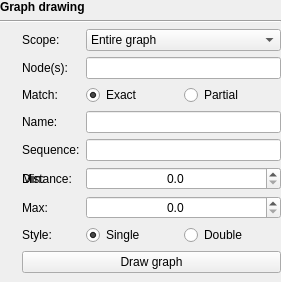
         <widget class="QWidget" name="graphDrawingWidget" native="true">
          <property name="enabled">
           <bool>true</bool>
          </property>
          <layout class="QVBoxLayout" name="verticalLayout_2">
           <property name="leftMargin">
            <number>0</number>
           </property>
           <property name="topMargin">
            <number>0</number>
           </property>
           <property name="rightMargin">
            <number>0</number>
           </property>
           <property name="bottomMargin">
            <number>0</number>
           </property>
           <item>
            <widget class="QLabel" name="label_5">
             <property name="font">
              <font>
               <bold>true</bold>
              </font>
             </property>
             <property name="text">
              <string>Graph drawing</string>
             </property>
            </widget>
           </item>
           <item>
            <widget class="Line" name="line">
             <property name="orientation">
              <enum>Qt::Horizontal</enum>
             </property>
            </widget>
           </item>
           <item>
            <widget class="QWidget" name="graphDrawingWidget_2" native="true">
             <layout class="QGridLayout" name="graphDrawingGridLayout">
              <property name="leftMargin">
               <number>0</number>
              </property>
              <property name="topMargin">
               <number>0</number>
              </property>
              <property name="rightMargin">
               <number>0</number>
              </property>
              <item row="2" column="0">
               <widget class="InfoTextWidget" name="startingNodesMatchTypeInfoText" native="true">
                <property name="enabled">
                 <bool>true</bool>
                </property>
                <property name="sizePolicy">
                 <sizepolicy hsizetype="Fixed" vsizetype="Fixed">
                  <horstretch>0</horstretch>
                  <verstretch>0</verstretch>
                 </sizepolicy>
                </property>
                <property name="minimumSize">
                 <size>
                  <width>16</width>
                  <height>16</height>
                 </size>
                </property>
                <property name="toolTip">
                 <string>When 'Exact' match is used, the graph will only be drawn around nodes that exactly match your above input.&lt;br&gt;&lt;br&gt;
When 'Partial' match is used, the graph will be drawn around nodes where any part of their name matches your above input.</string>
                </property>
               </widget>
              </item>
              <item row="1" column="0">
               <widget class="InfoTextWidget" name="startingNodesInfoText" native="true">
                <property name="enabled">
                 <bool>true</bool>
                </property>
                <property name="sizePolicy">
                 <sizepolicy hsizetype="Fixed" vsizetype="Fixed">
                  <horstretch>0</horstretch>
                  <verstretch>0</verstretch>
                 </sizepolicy>
                </property>
                <property name="minimumSize">
                 <size>
                  <width>16</width>
                  <height>16</height>
                 </size>
                </property>
                <property name="toolTip">
                 <string>Enter a comma-delimited list of node names here. This will define which regions of the graph will be drawn.&lt;br&gt;&lt;br&gt;
When in double mode, you can include '+' or '-' at the end of the node name to specify which strand to draw. If you do not include '+' or '-', then nodes for both strands will be drawn.</string>
                </property>
               </widget>
              </item>
              <item row="0" column="0">
               <widget class="InfoTextWidget" name="graphScopeInfoText" native="true">
                <property name="sizePolicy">
                 <sizepolicy hsizetype="Fixed" vsizetype="Fixed">
                  <horstretch>0</horstretch>
                  <verstretch>0</verstretch>
                 </sizepolicy>
                </property>
                <property name="minimumSize">
                 <size>
                  <width>16</width>
                  <height>16</height>
                 </size>
                </property>
                <property name="toolTip">
                 <string>&lt;html&gt;&lt;head/&gt;&lt;body&gt;&lt;p&gt;This controls how much of the assembly graph will be drawn: &lt;/p&gt;&lt;ul style=&quot;margin-top: 0px; margin-bottom: 0px; margin-left: 0px; margin-right: 0px; -qt-list-indent: 1;&quot;&gt;&lt;li style=&quot; margin-top:12px; margin-bottom:0px; margin-left:0px; margin-right:0px; -qt-block-indent:0; text-indent:0px;&quot;&gt;'Entire graph': all nodes in the graph will be drawn. This is appropriate for smaller graphs, but large graphs may take longer and use large amounts of memory to draw in their entirety.&lt;/li&gt;&lt;li style=&quot; margin-top:0px; margin-bottom:0px; margin-left:0px; margin-right:0px; -qt-block-indent:0; text-indent:0px;&quot;&gt;'Around nodes': you can specify nodes and a distance to limit the drawing to a smaller region of the graph.&lt;/li&gt;&lt;li style=&quot; margin-top:0px; margin-bottom:0px; margin-left:0px; margin-right:0px; -qt-block-indent:0; text-indent:0px;&quot;&gt;'Around query hits': if you have conducted a graph search on this graph, this option will draw the region(s) of the graph around nodes that contain hits.&lt;/li&gt;&lt;li style=&quot; margin-top:0px; margin-bottom:12px; margin-left:0px; margin-right:0px; -qt-block-indent:0; text-indent:0px;&quot;&gt;'Around connected component': draw the entire connected component(s) containing the specified nodes, paths and/or walks. Separate multiple names with commas.&lt;/li&gt;&lt;/ul&gt;&lt;/body&gt;&lt;/html&gt;</string>
                </property>
               </widget>
              </item>
              <item row="2" column="2">
               <widget class="QWidget" name="startingNodesMatchTypeWidget" native="true">
                <layout class="QHBoxLayout" name="horizontalLayout_5">
                 <property name="spacing">
                  <number>0</number>
                 </property>
                 <property name="leftMargin">
                  <number>0</number>
                 </property>
                 <property name="topMargin">
                  <number>0</number>
                 </property>
                 <property name="rightMargin">
                  <number>0</number>
                 </property>
                 <property name="bottomMargin">
                  <number>0</number>
                 </property>
                 <item>
                  <widget class="QRadioButton" name="startingNodesExactMatchRadioButton">
                   <property name="sizePolicy">
                    <sizepolicy hsizetype="Minimum" vsizetype="Fixed">
                     <horstretch>0</horstretch>
                     <verstretch>0</verstretch>
                    </sizepolicy>
                   </property>
                   <property name="focusPolicy">
                    <enum>Qt::StrongFocus</enum>
                   </property>
                   <property name="text">
                    <string>Exact</string>
                   </property>
                   <property name="checked">
                    <bool>true</bool>
                   </property>
                  </widget>
                 </item>
                 <item>
                  <widget class="QRadioButton" name="startingNodesPartialMatchRadioButton">
                   <property name="sizePolicy">
                    <sizepolicy hsizetype="Minimum" vsizetype="Fixed">
                     <horstretch>0</horstretch>
                     <verstretch>0</verstretch>
                    </sizepolicy>
                   </property>
                   <property name="focusPolicy">
                    <enum>Qt::StrongFocus</enum>
                   </property>
                   <property name="text">
                    <string>Partial</string>
                   </property>
                  </widget>
                 </item>
                </layout>
               </widget>
              </item>
              <item row="3" column="0">
               <widget class="InfoTextWidget" name="pathSelectionInfoText" native="true">
                <property name="enabled">
                 <bool>true</bool>
                </property>
                <property name="sizePolicy">
                 <sizepolicy hsizetype="Fixed" vsizetype="Fixed">
                  <horstretch>0</horstretch>
                  <verstretch>0</verstretch>
                 </sizepolicy>
                </property>
                <property name="minimumSize">
                 <size>
                  <width>16</width>
                  <height>16</height>
                 </size>
                </property>
               </widget>
              </item>
              <item row="3" column="1">
               <widget class="QLabel" name="pathSelectionLabel">
                <property name="enabled">
                 <bool>true</bool>
                </property>
                <property name="text">
                 <string>Name:</string>
                </property>
               </widget>
              </item>
              <item row="3" column="2">
               <widget class="QLineEdit" name="pathSelectionLineEdit">
                <property name="enabled">
                 <bool>true</bool>
                </property>
                <property name="sizePolicy">
                 <sizepolicy hsizetype="Minimum" vsizetype="Fixed">
                  <horstretch>0</horstretch>
                  <verstretch>0</verstretch>
                 </sizepolicy>
                </property>
                <property name="focusPolicy">
                 <enum>Qt::StrongFocus</enum>
                </property>
               </widget>
              </item>
              <item row="4" column="0">
               <widget class="InfoTextWidget" name="walkSelectionInfoText" native="true">
                <property name="enabled">
                 <bool>true</bool>
                </property>
                <property name="sizePolicy">
                 <sizepolicy hsizetype="Fixed" vsizetype="Fixed">
                  <horstretch>0</horstretch>
                  <verstretch>0</verstretch>
                 </sizepolicy>
                </property>
                <property name="minimumSize">
                 <size>
                  <width>16</width>
                  <height>16</height>
                 </size>
                </property>
               </widget>
              </item>
              <item row="4" column="1">
               <widget class="QLabel" name="walkSelectionLabel">
                <property name="enabled">
                 <bool>true</bool>
                </property>
                <property name="text">
                 <string>Sequence:</string>
                </property>
               </widget>
              </item>
              <item row="4" column="2">
               <widget class="QLineEdit" name="walkSelectionLineEdit">
                <property name="enabled">
                 <bool>true</bool>
                </property>
                <property name="sizePolicy">
                 <sizepolicy hsizetype="Minimum" vsizetype="Fixed">
                  <horstretch>0</horstretch>
                  <verstretch>0</verstretch>
                 </sizepolicy>
                </property>
                <property name="focusPolicy">
                 <enum>Qt::StrongFocus</enum>
                </property>
               </widget>
              </item>
              <item row="5" column="0">
               <widget class="InfoTextWidget" name="nodeDistanceInfoText" native="true">
                <property name="enabled">
                 <bool>true</bool>
                </property>
                <property name="sizePolicy">
                 <sizepolicy hsizetype="Fixed" vsizetype="Fixed">
                  <horstretch>0</horstretch>
                  <verstretch>0</verstretch>
                 </sizepolicy>
                </property>
                <property name="minimumSize">
                 <size>
                  <width>16</width>
                  <height>16</height>
                 </size>
                </property>
               </widget>
              </item>
              <item row="5" column="1">
               <widget class="QLabel" name="nodeDistanceLabel">
                <property name="enabled">
                 <bool>true</bool>
                </property>
                <property name="text">
                 <string>Distance:</string>
                </property>
               </widget>
              </item>
              <item row="5" column="2">
               <widget class="QSpinBox" name="nodeDistanceSpinBox">
                <property name="enabled">
                 <bool>true</bool>
                </property>
                <property name="sizePolicy">
                 <sizepolicy hsizetype="Minimum" vsizetype="Fixed">
                  <horstretch>0</horstretch>
                  <verstretch>0</verstretch>
                 </sizepolicy>
                </property>
                <property name="focusPolicy">
                 <enum>Qt::StrongFocus</enum>
                </property>
                <property name="alignment">
                 <set>Qt::AlignCenter</set>
                </property>
                <property name="maximum">
                 <number>10000</number>
                </property>
               </widget>
              </item>
              <item row="7" column="0">
               <widget class="InfoTextWidget" name="nodeStyleInfoText" native="true">
                <property name="sizePolicy">
                 <sizepolicy hsizetype="Fixed" vsizetype="Fixed">
                  <horstretch>0</horstretch>
                  <verstretch>0</verstretch>
                 </sizepolicy>
                </property>
                <property name="minimumSize">
                 <size>
                  <width>16</width>
                  <height>16</height>
                 </size>
                </property>
                <property name="toolTip">
                 <string>'Single' mode will only one node for each positive/negative pair. This produces a simpler graph visualisation, but strand-specific sequences and directionality will be less clear.&lt;br&gt;&lt;br&gt;
'Double' mode will draw both nodes and their complement nodes. The nodes will show directionality with an arrow head. They will initially be drawn on top of each other, but can be manually moved to separate them.</string>
                </property>
               </widget>
              </item>
              <item row="7" column="2">
               <widget class="QWidget" name="nodeStyleWidget" native="true">
                <layout class="QHBoxLayout" name="horizontalLayout_6">
                 <property name="spacing">
                  <number>0</number>
                 </property>
                 <property name="leftMargin">
                  <number>0</number>
                 </property>
                 <property name="topMargin">
                  <number>0</number>
                 </property>
                 <property name="rightMargin">
                  <number>0</number>
                 </property>
                 <property name="bottomMargin">
                  <number>0</number>
                 </property>
                 <item>
                  <widget class="QRadioButton" name="singleNodesRadioButton">
                   <property name="sizePolicy">
                    <sizepolicy hsizetype="Minimum" vsizetype="Fixed">
                     <horstretch>0</horstretch>
                     <verstretch>0</verstretch>
                    </sizepolicy>
                   </property>
                   <property name="focusPolicy">
                    <enum>Qt::StrongFocus</enum>
                   </property>
                   <property name="text">
                    <string>Single</string>
                   </property>
                   <property name="checked">
                    <bool>true</bool>
                   </property>
                  </widget>
                 </item>
                 <item>
                  <widget class="QRadioButton" name="doubleNodesRadioButton">
                   <property name="sizePolicy">
                    <sizepolicy hsizetype="Minimum" vsizetype="Fixed">
                     <horstretch>0</horstretch>
                     <verstretch>0</verstretch>
                    </sizepolicy>
                   </property>
                   <property name="focusPolicy">
                    <enum>Qt::StrongFocus</enum>
                   </property>
                   <property name="text">
                    <string>Double</string>
                   </property>
                  </widget>
                 </item>
                </layout>
               </widget>
              </item>
              <item row="9" column="1" colspan="2">
               <widget class="QPushButton" name="drawGraphButton">
                <property name="focusPolicy">
                 <enum>Qt::StrongFocus</enum>
                </property>
                <property name="text">
                 <string>Draw graph</string>
                </property>
               </widget>
              </item>
              <item row="7" column="1">
               <widget class="QLabel" name="nodeStyleLabel">
                <property name="sizePolicy">
                 <sizepolicy hsizetype="Minimum" vsizetype="Preferred">
                  <horstretch>0</horstretch>
                  <verstretch>0</verstretch>
                 </sizepolicy>
                </property>
                <property name="text">
                 <string>Style:</string>
                </property>
               </widget>
              </item>
              <item row="1" column="1">
               <widget class="QLabel" name="startingNodesLabel">
                <property name="enabled">
                 <bool>true</bool>
                </property>
                <property name="sizePolicy">
                 <sizepolicy hsizetype="Minimum" vsizetype="Preferred">
                  <horstretch>0</horstretch>
                  <verstretch>0</verstretch>
                 </sizepolicy>
                </property>
                <property name="text">
                 <string>Node(s):</string>
                </property>
               </widget>
              </item>
              <item row="1" column="2">
               <widget class="QLineEdit" name="startingNodesLineEdit">
                <property name="enabled">
                 <bool>true</bool>
                </property>
                <property name="sizePolicy">
                 <sizepolicy hsizetype="Minimum" vsizetype="Fixed">
                  <horstretch>0</horstretch>
                  <verstretch>0</verstretch>
                 </sizepolicy>
                </property>
                <property name="focusPolicy">
                 <enum>Qt::StrongFocus</enum>
                </property>
               </widget>
              </item>
              <item row="0" column="2">
               <widget class="QComboBox" name="graphScopeComboBox">
                <property name="sizePolicy">
                 <sizepolicy hsizetype="Minimum" vsizetype="Fixed">
                  <horstretch>0</horstretch>
                  <verstretch>0</verstretch>
                 </sizepolicy>
                </property>
                <property name="focusPolicy">
                 <enum>Qt::StrongFocus</enum>
                </property>
                <item>
                 <property name="text">
                  <string>Entire graph</string>
                 </property>
                </item>
                <item>
                 <property name="text">
                  <string>Around nodes</string>
                 </property>
                </item>
                <item>
                 <property name="text">
                  <string>Around paths</string>
                 </property>
                </item>
                <item>
                 <property name="text">
                  <string>Around sequence walk</string>
                 </property>
                </item>
                <item>
                 <property name="text">
                  <string>Around query hits</string>
                 </property>
                </item>
                <item>
                 <property name="text">
                  <string>Depth range</string>
                 </property>
                </item>
                <item>
                 <property name="text">
                  <string>Around connected component</string>
                 </property>
                </item>
               </widget>
              </item>
              <item row="0" column="1">
               <widget class="QLabel" name="graphScopeLabel">
                <property name="sizePolicy">
                 <sizepolicy hsizetype="Minimum" vsizetype="Preferred">
                  <horstretch>0</horstretch>
                  <verstretch>0</verstretch>
                 </sizepolicy>
                </property>
                <property name="text">
                 <string>Scope:</string>
                </property>
               </widget>
              </item>
              <item row="2" column="1">
               <widget class="QLabel" name="startingNodesMatchTypeLabel">
                <property name="enabled">
                 <bool>true</bool>
                </property>
                <property name="sizePolicy">
                 <sizepolicy hsizetype="Minimum" vsizetype="Preferred">
                  <horstretch>0</horstretch>
                  <verstretch>0</verstretch>
                 </sizepolicy>
                </property>
                <property name="text">
                 <string>Match:</string>
                </property>
               </widget>
              </item>
              <item row="5" column="2">
               <widget class="QDoubleSpinBox" name="minDepthSpinBox">
                <property name="focusPolicy">
                 <enum>Qt::StrongFocus</enum>
                </property>
                <property name="alignment">
                 <set>Qt::AlignCenter</set>
                </property>
                <property name="decimals">
                 <number>1</number>
                </property>
                <property name="maximum">
                 <double>1000000.000000000000000</double>
                </property>
               </widget>
              </item>
              <item row="5" column="0">
               <widget class="InfoTextWidget" name="minDepthInfoText" native="true">
                <property name="sizePolicy">
                 <sizepolicy hsizetype="Fixed" vsizetype="Fixed">
                  <horstretch>0</horstretch>
                  <verstretch>0</verstretch>
                 </sizepolicy>
                </property>
                <property name="minimumSize">
                 <size>
                  <width>16</width>
                  <height>16</height>
                 </size>
                </property>
                <property name="toolTip">
                 <string>&lt;html&gt;&lt;head/&gt;&lt;body&gt;&lt;p&gt;This is the lower bound for the depth range. Nodes with a read &lt;/p&gt;&lt;p&gt;depth less than this value will not be drawn.&lt;/p&gt;&lt;/body&gt;&lt;/html&gt;</string>
                </property>
               </widget>
              </item>
              <item row="9" column="0">
               <widget class="InfoTextWidget" name="drawGraphInfoText" native="true">
                <property name="sizePolicy">
                 <sizepolicy hsizetype="Fixed" vsizetype="Fixed">
                  <horstretch>0</horstretch>
                  <verstretch>0</verstretch>
                 </sizepolicy>
                </property>
                <property name="minimumSize">
                 <size>
                  <width>16</width>
                  <height>16</height>
                 </size>
                </property>
                <property name="toolTip">
                 <string>&lt;html&gt;&lt;head/&gt;&lt;body&gt;&lt;p&gt;Clicking this button will conduct the graph layout and draw the graph to the screen. This process is fast for small graphs but can be resource-intensive for large graphs.&lt;br/&gt;&lt;br/&gt;The layout algorithm uses a random seed, so each time this button is clicked you will give different layouts of the same graph.&lt;/p&gt;&lt;/body&gt;&lt;/html&gt;</string>
                </property>
               </widget>
              </item>
              <item row="5" column="1">
               <widget class="QLabel" name="minDepthLabel">
                <property name="sizePolicy">
                 <sizepolicy hsizetype="Minimum" vsizetype="Preferred">
                  <horstretch>0</horstretch>
                  <verstretch>0</verstretch>
                 </sizepolicy>
                </property>
                <property name="text">
                 <string>Min:</string>
                </property>
               </widget>
              </item>
              <item row="6" column="0">
               <widget class="InfoTextWidget" name="maxDepthInfoText" native="true">
                <property name="sizePolicy">
                 <sizepolicy hsizetype="Fixed" vsizetype="Fixed">
                  <horstretch>0</horstretch>
                  <verstretch>0</verstretch>
                 </sizepolicy>
                </property>
                <property name="minimumSize">
                 <size>
                  <width>16</width>
                  <height>16</height>
                 </size>
                </property>
                <property name="toolTip">
                 <string>&lt;html&gt;&lt;head/&gt;&lt;body&gt;&lt;p&gt;This is the upper bound for the depth range. Nodes with a read depth greater than this value will not be drawn.&lt;/p&gt;&lt;/body&gt;&lt;/html&gt;</string>
                </property>
               </widget>
              </item>
              <item row="6" column="1">
               <widget class="QLabel" name="maxDepthLabel">
                <property name="sizePolicy">
                 <sizepolicy hsizetype="Minimum" vsizetype="Preferred">
                  <horstretch>0</horstretch>
                  <verstretch>0</verstretch>
                 </sizepolicy>
                </property>
                <property name="text">
                 <string>Max:</string>
                </property>
               </widget>
              </item>
              <item row="6" column="2">
               <widget class="QDoubleSpinBox" name="maxDepthSpinBox">
                <property name="focusPolicy">
                 <enum>Qt::StrongFocus</enum>
                </property>
                <property name="alignment">
                 <set>Qt::AlignCenter</set>
                </property>
                <property name="decimals">
                 <number>1</number>
                </property>
                <property name="maximum">
                 <double>1000000.000000000000000</double>
                </property>
               </widget>
              </item>
             </layout>
            </widget>
           </item>
          </layout>
         </widget>
